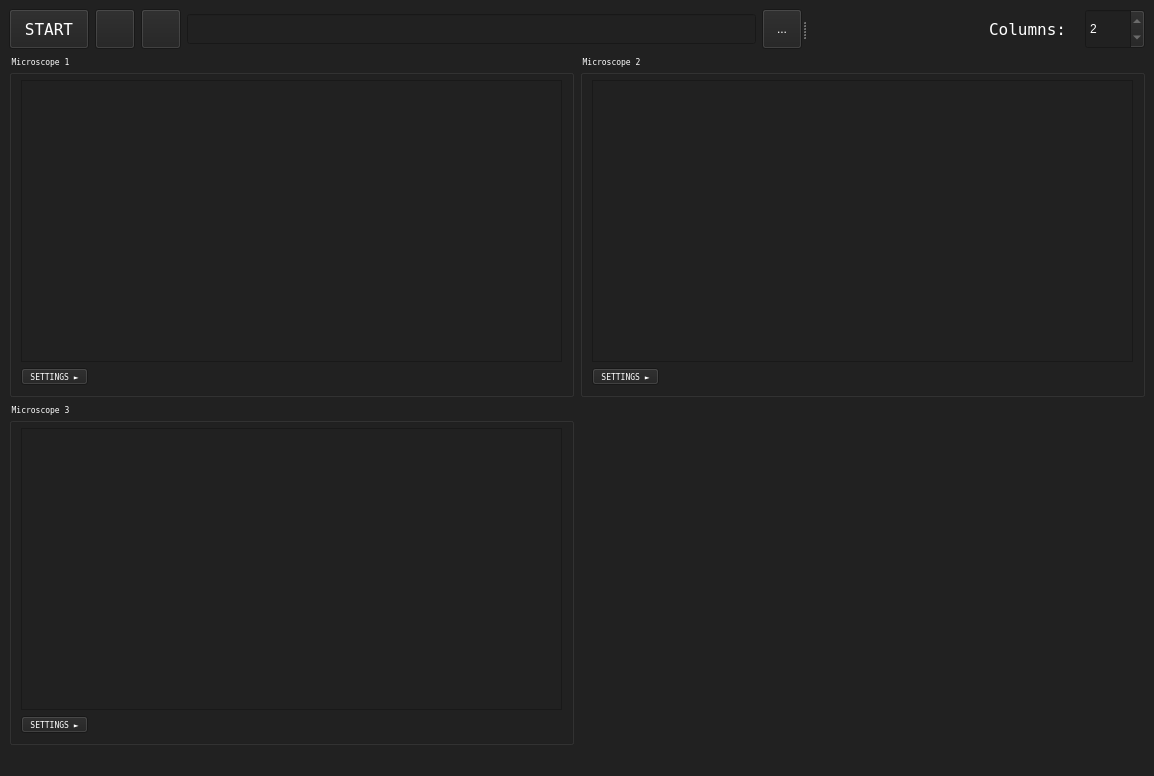
<?xml version="1.0" encoding="UTF-8"?>
<ui version="4.0">
 <class>MainWindow</class>
 <widget class="QMainWindow" name="MainWindow">
  <property name="geometry">
   <rect>
    <x>0</x>
    <y>0</y>
    <width>1154</width>
    <height>776</height>
   </rect>
  </property>
  <property name="windowTitle">
   <string>Parallax</string>
  </property>
  <property name="windowIcon">
   <iconset>
    <normaloff>../img/sextant.png</normaloff>../img/sextant.png</iconset>
  </property>
  <property name="styleSheet">
   <string notr="true">QWidget{
background-color: rgb(33,33,33);
color: #FFFFFF;
}</string>
  </property>
  <widget class="QWidget" name="centralwidget">
   <layout class="QGridLayout" name="gridLayout">
    <item row="0" column="0" colspan="2">
     <widget class="QSplitter" name="splitter">
      <property name="orientation">
       <enum>Qt::Horizontal</enum>
      </property>
      <widget class="QWidget" name="layoutWidget">
       <layout class="QHBoxLayout" name="horizontalLayout_2">
        <item>
         <widget class="QPushButton" name="startButton">
          <property name="minimumSize">
           <size>
            <width>80</width>
            <height>40</height>
           </size>
          </property>
          <property name="maximumSize">
           <size>
            <width>80</width>
            <height>40</height>
           </size>
          </property>
          <property name="font">
           <font>
            <family>Terminal</family>
            <pointsize>12</pointsize>
           </font>
          </property>
          <property name="text">
           <string>START</string>
          </property>
         </widget>
        </item>
        <item>
         <widget class="QPushButton" name="recordButton">
          <property name="enabled">
           <bool>true</bool>
          </property>
          <property name="minimumSize">
           <size>
            <width>40</width>
            <height>40</height>
           </size>
          </property>
          <property name="maximumSize">
           <size>
            <width>40</width>
            <height>40</height>
           </size>
          </property>
          <property name="text">
           <string/>
          </property>
          <property name="icon">
           <iconset>
            <normaloff>../img/recordingButton.png</normaloff>../img/recordingButton.png</iconset>
          </property>
         </widget>
        </item>
        <item>
         <widget class="QPushButton" name="snapshotButton">
          <property name="minimumSize">
           <size>
            <width>40</width>
            <height>40</height>
           </size>
          </property>
          <property name="maximumSize">
           <size>
            <width>40</width>
            <height>40</height>
           </size>
          </property>
          <property name="text">
           <string/>
          </property>
          <property name="icon">
           <iconset>
            <normaloff>../img/snapshotButton_white.png</normaloff>../img/snapshotButton_white.png</iconset>
          </property>
          <property name="iconSize">
           <size>
            <width>18</width>
            <height>18</height>
           </size>
          </property>
         </widget>
        </item>
        <item>
         <widget class="QLineEdit" name="dirDisplayLineEdit">
          <property name="enabled">
           <bool>true</bool>
          </property>
          <property name="minimumSize">
           <size>
            <width>300</width>
            <height>30</height>
           </size>
          </property>
          <property name="maximumSize">
           <size>
            <width>16777215</width>
            <height>30</height>
           </size>
          </property>
         </widget>
        </item>
        <item>
         <widget class="QToolButton" name="browseDirButton">
          <property name="minimumSize">
           <size>
            <width>40</width>
            <height>40</height>
           </size>
          </property>
          <property name="maximumSize">
           <size>
            <width>40</width>
            <height>40</height>
           </size>
          </property>
          <property name="text">
           <string>...</string>
          </property>
         </widget>
        </item>
       </layout>
      </widget>
      <widget class="QWidget" name="layoutWidget_2">
       <layout class="QHBoxLayout" name="horizontalLayout">
        <item>
         <spacer name="horizontalSpacer">
          <property name="orientation">
           <enum>Qt::Horizontal</enum>
          </property>
          <property name="sizeHint" stdset="0">
           <size>
            <width>68</width>
            <height>22</height>
           </size>
          </property>
         </spacer>
        </item>
        <item>
         <widget class="QLabel" name="columnsLabel">
          <property name="minimumSize">
           <size>
            <width>90</width>
            <height>30</height>
           </size>
          </property>
          <property name="maximumSize">
           <size>
            <width>90</width>
            <height>30</height>
           </size>
          </property>
          <property name="font">
           <font>
            <family>Terminal</family>
            <pointsize>12</pointsize>
           </font>
          </property>
          <property name="text">
           <string>Columns:</string>
          </property>
         </widget>
        </item>
        <item>
         <widget class="QSpinBox" name="nColumnsSpinBox">
          <property name="minimumSize">
           <size>
            <width>60</width>
            <height>40</height>
           </size>
          </property>
          <property name="maximumSize">
           <size>
            <width>60</width>
            <height>40</height>
           </size>
          </property>
          <property name="minimum">
           <number>2</number>
          </property>
          <property name="maximum">
           <number>2</number>
          </property>
          <property name="value">
           <number>2</number>
          </property>
         </widget>
        </item>
       </layout>
      </widget>
     </widget>
    </item>
    <item row="1" column="0">
     <widget class="QGroupBox" name="microscopeGrp1">
      <property name="font">
       <font>
        <family>Terminal</family>
        <pointsize>6</pointsize>
       </font>
      </property>
      <property name="title">
       <string>Microscope 1</string>
      </property>
      <layout class="QVBoxLayout" name="verticalLayout">
       <item>
        <widget class="QGraphicsView" name="graphicsView"/>
       </item>
       <item>
        <widget class="QToolButton" name="settingButton">
         <property name="font">
          <font>
           <family>Terminal</family>
           <pointsize>6</pointsize>
          </font>
         </property>
         <property name="text">
          <string>SETTINGS ►</string>
         </property>
        </widget>
       </item>
      </layout>
     </widget>
    </item>
    <item row="1" column="1">
     <widget class="QGroupBox" name="microscopeGrp2">
      <property name="font">
       <font>
        <family>Terminal</family>
        <pointsize>6</pointsize>
       </font>
      </property>
      <property name="title">
       <string>Microscope 2</string>
      </property>
      <layout class="QVBoxLayout" name="verticalLayout_2">
       <item>
        <widget class="QGraphicsView" name="graphicsView_2"/>
       </item>
       <item>
        <widget class="QToolButton" name="settingButton_2">
         <property name="font">
          <font>
           <family>Terminal</family>
           <pointsize>6</pointsize>
          </font>
         </property>
         <property name="text">
          <string>SETTINGS ►</string>
         </property>
        </widget>
       </item>
      </layout>
     </widget>
    </item>
    <item row="2" column="0">
     <widget class="QGroupBox" name="microscopeGrp3">
      <property name="font">
       <font>
        <family>Terminal</family>
        <pointsize>6</pointsize>
       </font>
      </property>
      <property name="title">
       <string>Microscope 3</string>
      </property>
      <layout class="QVBoxLayout" name="verticalLayout_3">
       <item>
        <widget class="QGraphicsView" name="graphicsView_3"/>
       </item>
       <item>
        <widget class="QToolButton" name="settingButton_3">
         <property name="font">
          <font>
           <family>Terminal</family>
           <pointsize>6</pointsize>
          </font>
         </property>
         <property name="text">
          <string>SETTINGS ►</string>
         </property>
        </widget>
       </item>
      </layout>
     </widget>
    </item>
   </layout>
  </widget>
  <widget class="QMenuBar" name="menubar">
   <property name="geometry">
    <rect>
     <x>0</x>
     <y>0</y>
     <width>1154</width>
     <height>21</height>
    </rect>
   </property>
  </widget>
  <widget class="QStatusBar" name="statusbar"/>
 </widget>
 <resources/>
 <connections/>
</ui>
